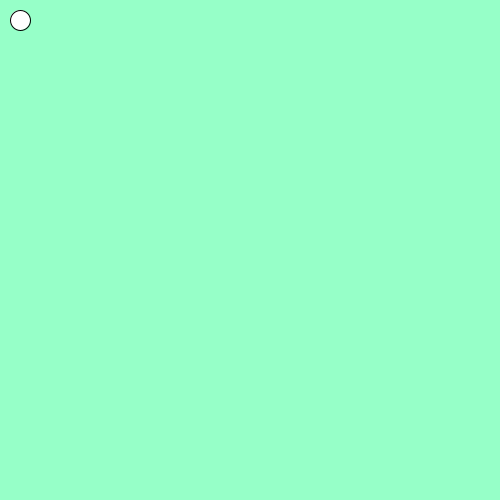
Frame 1 (no input)
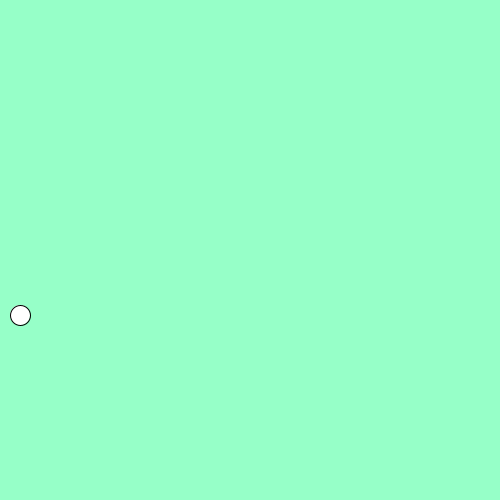
Frame 60 (the mouse pressed at the canvas centre just before this capture)
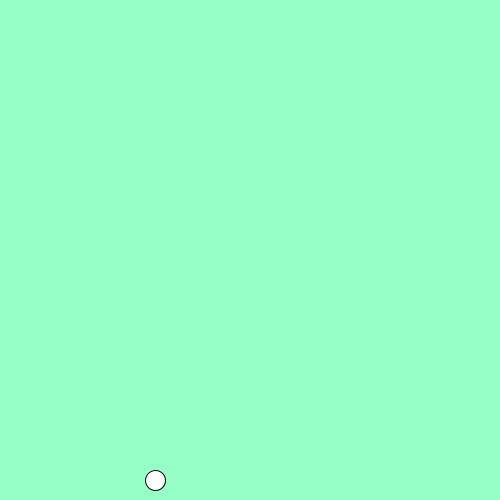
Frame 120 (the mouse held since frame 60 and released just before this capture)

The Processing sketch that drew these frames (run headless with seeded random() and noise(); from frame 60 on, the mouse is pressed at the canvas centre):

// Processing sketch: four_directions_ball
// ── four_directions_ball.pde
// this is Ms.Fengs code

int x = 20; 

int y = 20; 

int dx = 5;

int dy = 5;

void setup() {

  size(500, 500);

}


void draw() {

  background(150, 400, 200);

  circle(x, y, 20);

  // if the ball is at x = 20 and y = 20, go down

  if (x == 20 && y == 20) {

    dx = 0; 

    dy = 5;

  }

  // if the ball is at x = 20 and y = 480, go right 

  if (x == 20 && y == 480) {

    dx = 5;

    dy = 0;

  }

  // if ball at (480, 480), go up 

  if (x == 480 && y == 480) {

    dx = 0; 

    dy = -5;

  }

  // if ball at (), go right

  if (x == 480 && y == 20) {

    dx = -5; 

    dy = 0;

  }

  x = x + dx; 

  y = y + dy; 


}
